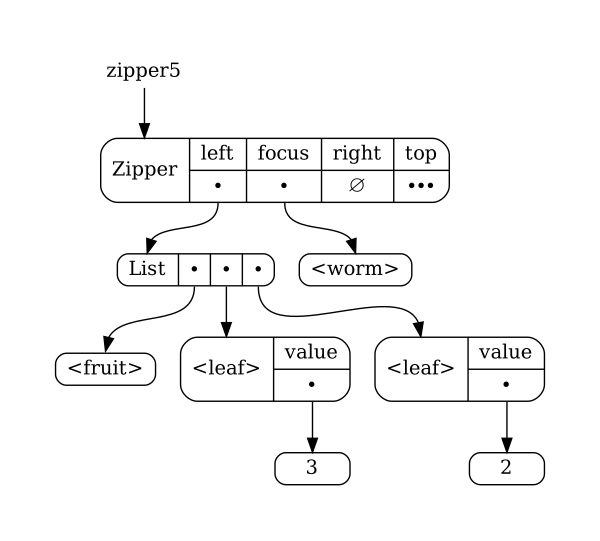

Write the Python code that produced this figure.
from graphviz import Source

temp = """
digraph g {
 node [shape = Mrecord,height=.1];
 node1[label = "zipper5", shape = none];
 node2[label = "<f0> Zipper |{ left |<f1> ∙ }|{ focus |<f2> ∙ }|{right | ∅} | {top | ∙∙∙ } "];
 node3[label = "<f0> List | <f1> ∙ |<f2> ∙ |<f3> ∙ "];
 node4[label = "<f0> \<worm\>"];
 node5[label = "<f0> \<fruit\>"];
 node6[label = "<f0> \<leaf\> |{ value |<f1> ∙ }"];
 node7[label = "<f0> \<leaf\> |{ value |<f1> ∙ }"];
 node8[label = "3"];
 node9[label = "2"];
 
 "node1" -> "node2":f0:n;
 "node2":f1:s -> "node3":f0:n;
 "node2":f2:s -> "node4":f0:n;
 "node3":f1:s -> "node5":f0:n;
 "node3":f2:s -> "node6":f0:n;
 "node3":f3:s -> "node7":f0:n;
 "node6":f1:s -> "node8";
 "node7":f1:s -> "node9";
 }
 """
# sourceFile = open("./2021.dot","r")
# temp = sourceFile.read()
s = Source(temp, filename="final", format="pdf")
s.view()
